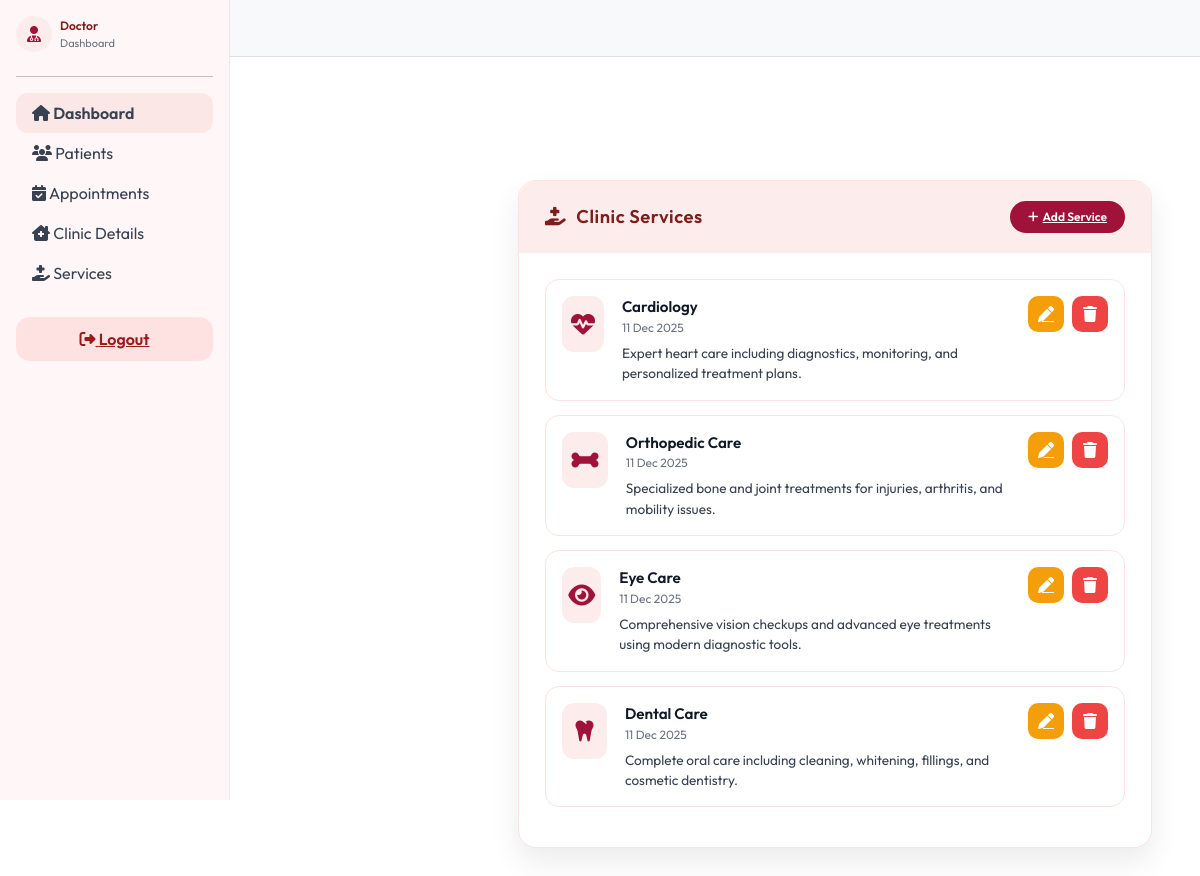
The page /doctor/view-services.php on the database its author committed.
### tables this page shows
CREATE TABLE `cms_services` (
  `service_id` int(9) NOT NULL,
  `icon` varchar(150) NOT NULL,
  `title` varchar(150) NOT NULL,
  `description` text NOT NULL,
  `created_at` timestamp NOT NULL DEFAULT current_timestamp() ON UPDATE current_timestamp()
);

### doctor/view-services.php (the view, shortened to what this page needs)
<?php
include('includes/header.php');
include('includes/sidebar.php');
$services = [];
$res = mysqli_query($conn, "SELECT * FROM cms_services ORDER BY service_id DESC");
if ($res) {
    while ($r = mysqli_fetch_assoc($res)) {
        $services[] = $r;
    }
}
?>
<!doctype html>
<html lang="en">
<head>
<link href="https://cdn.jsdelivr.net/npm/bootstrap@5.3.8/dist/css/bootstrap.min.css" rel="stylesheet">
<link rel="stylesheet" href="https://cdnjs.cloudflare.com/ajax/libs/font-awesome/6.5.0/css/all.min.css">
</head>
<body>
<section class="main-content">
<div class="page-card">
  <div class="page-header">
    <h2><i class="fa-solid fa-hand-holding-medical"></i> Clinic Services</h2>
    <a href="<?php echo $doctorurl; ?>add-services.php" class="btn-add">
      <i class="fa-solid fa-plus me-1"></i>Add Service
    </a>
  </div>
  <div class="page-body">
    <?php if (empty($services)): ?>
      <div class="text-center text-muted py-4">
        No services added yet.
      </div>
    <?php else: ?>
      <?php foreach ($services as $s): ?>
        <div class="service-item">
          <div class="service-icon">
            <i class="<?= htmlspecialchars($s['icon']); ?>"></i>
          </div>
          <div>
            <div class="service-title"><?= htmlspecialchars($s['title']); ?></div>
            <div class="service-date"><?= date('d M Y', strtotime($s['created_at'])); ?></div>
            <div class="service-desc"><?= nl2br(htmlspecialchars($s['description'])); ?></div>
          </div>
          <div class="service-actions">
            <a href="<?= $doctorurl; ?>edit-services.php?id=<?= (int)$s['service_id']; ?>"
               class="action-btn btn-edit">
              <i class="fa-solid fa-pen"></i>
            </a>
            <form method="post" onsubmit="return confirm('Delete this service?');">
              <button type="submit" class="action-btn btn-delete">
                <i class="fa-solid fa-trash"></i>
              </button>
            </form>
          </div>
        </div>
      <?php endforeach; ?>
    <?php endif; ?>
  </div>
</div>
</section>
</body>
</html>

### doctor/assets/css/style.css (style rules this page uses)
body { font-family: 'Smooch Sans', system-ui, -apple-system, BlinkMacSystemFont, sans-serif; }
.main-content { margin-top: 75px !important; margin-left: 240px !important; }
body { background: #f3f4f6; font-family: "Poppins", system-ui, -apple-system, BlinkMacSystemFont, "Segoe UI", sans-serif; color: #111827; }
section { padding-top: 60px; padding-bottom: 60px; }
h1, h2, h3, h4 { font-weight: 700; letter-spacing: 0.03em; color: #111827; }
h2 { font-size: 2rem; margin-bottom: 1rem; }

### doctor/view-services.php (style rules this page uses)
body { font-family:'Outfit',system-ui,sans-serif; background:#ffffff; color:#111827; }
.main-content { margin-left:230px; padding:28px; }
.page-card { max-width:1100px; margin:auto; background:#fff; border-radius:18px; border:1px solid #fde2e2; box-shadow:0 14px 30px rgba(0,0,0,.08); }
.page-header { padding:20px 26px; background:#fdecec; border-radius:18px 18px 0 0; display:flex; justify-content:space-between; align-items:center; }
.page-header h2 { font-size:1.15rem; font-weight:600; color:#7f1d1d; display:flex; align-items:center; gap:10px; margin:0; }
.btn-add { background:#9f1239; color:#fff; border:none; padding:7px 18px; font-size:12px; font-weight:600; border-radius:999px; }
.page-body { padding:26px; }
.service-item { display:flex; gap:18px; padding:16px; border-radius:14px; border:1px solid #fde2e2; background:#fff; margin-bottom:14px; transition:.2s; }
.service-icon { width:56px; height:56px; border-radius:12px; background:#fdecec; display:flex; align-items:center; justify-content:center; color:#9f1239; font-size:24px; }
.service-title { font-weight:600; font-size:.95rem; }
.service-date { font-size:.75rem; color:#6b7280; }
.service-desc { font-size:.85rem; color:#374151; margin-top:6px; }
.service-actions { margin-left:auto; display:flex; gap:8px; }
.action-btn { width:36px; height:36px; border-radius:10px; border:none; display:flex; align-items:center; justify-content:center; color:#fff; }
.btn-edit { background:#f59e0b; }
.btn-delete { background:#ef4444; }

### rows shown on the page
cms_services: title "Cardiology", created_at "11 Dec 2025", description "Expert heart care including diagnostics, monitoring, and personalized treatment plans."
cms_services: title "Orthopedic Care", created_at "11 Dec 2025", description "Specialized bone and joint treatments for injuries, arthritis, and mobility issues."
cms_services: title "Eye Care", created_at "11 Dec 2025", description "Comprehensive vision checkups and advanced eye treatments using modern diagnostic tools."
cms_services: title "Dental Care", created_at "11 Dec 2025", description "Complete oral care including cleaning, whitening, fillings, and cosmetic dentistry."
